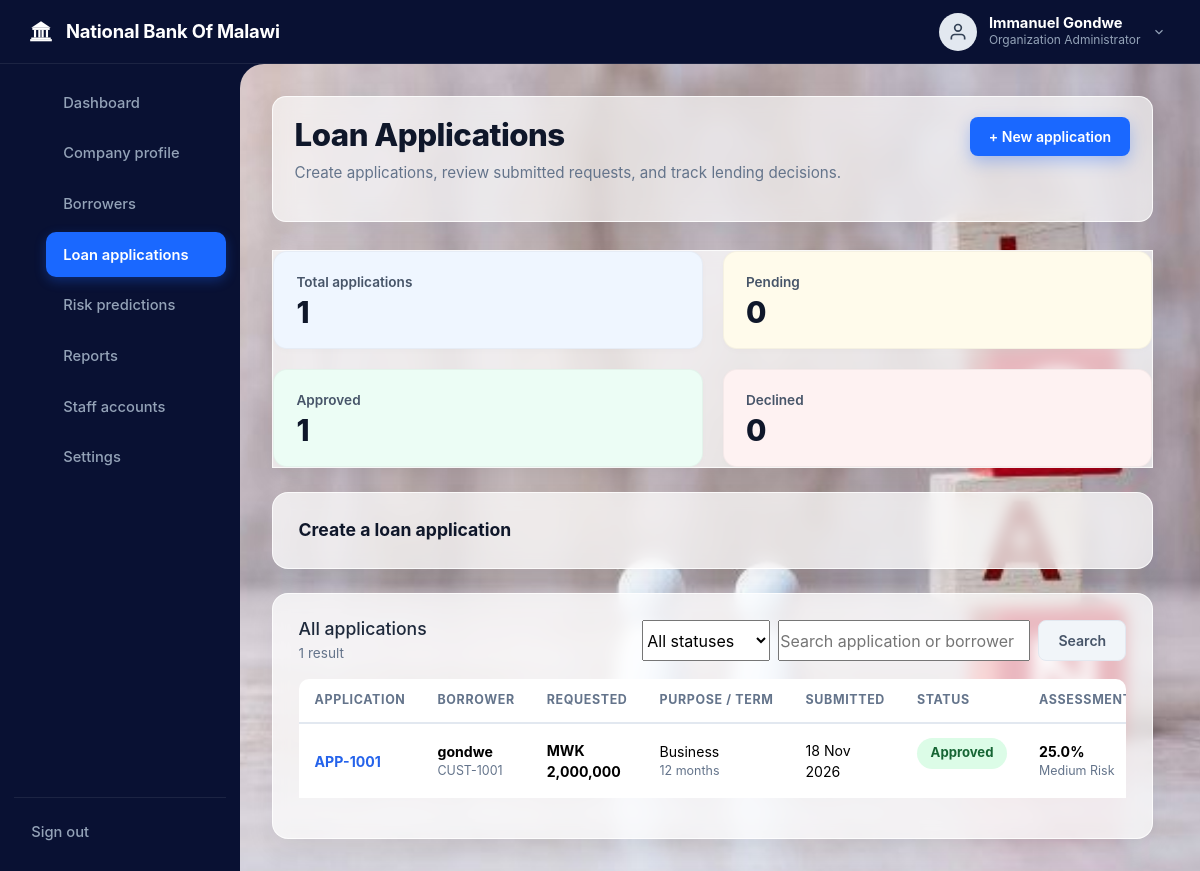
Page /applications (signed in) on the committed database.
### models.py (models this page shows, shortened)
class Organization(db.Model):
    __tablename__ = 'organizations'
    id = db.Column(db.Integer, primary_key=True)
    org_code = db.Column(db.String(30), unique=True, nullable=False) # e.g. ORG-1001
    name = db.Column(db.String(150), nullable=False)
    org_type = db.Column(db.String(80), nullable=False, default='Microfinance Institution') # Bank, MFI, SACCO, Fintech
    email = db.Column(db.String(150), nullable=False)
    phone = db.Column(db.String(50), nullable=False)
    location = db.Column(db.String(100), nullable=True)
    address = db.Column(db.String(255), nullable=True)
    logo_path = db.Column(db.String(255), nullable=True)
    verification_status = db.Column(db.String(30), nullable=False, default='Pending Approval')
    created_at = db.Column(db.DateTime, default=utc_now)
    users = db.relationship('User', backref='organization', lazy=True, cascade='all, delete-orphan')
    applicants = db.relationship('Applicant', backref='organization', lazy=True, cascade='all, delete-orphan')
    applications = db.relationship('LoanApplication', backref='organization', lazy=True, cascade='all, delete-orphan')
    audit_logs = db.relationship('AuditLog', backref='organization', lazy=True, cascade='all, delete-orphan')

class User(UserMixin, db.Model):
    __tablename__ = 'users'
    id = db.Column(db.Integer, primary_key=True)
    organization_id = db.Column(db.Integer, db.ForeignKey('organizations.id'), nullable=True) # Null for Platform Owner
    user_code = db.Column(db.String(20), unique=True, nullable=False) # e.g. USR-001
    name = db.Column(db.String(150), nullable=False)
    email = db.Column(db.String(150), unique=True, nullable=False)
    phone_number = db.Column(db.String(20), nullable=True)
    national_id = db.Column(db.String(30), unique=True, nullable=True)
    password = db.Column(db.String(255), nullable=False)
    role = db.Column(db.String(50), nullable=False, default='Loan Officer') # Platform Owner, Organization Administrator, Loan Officer, Manager, Auditor
    status = db.Column(db.String(20), nullable=False, default='Active') # Active, Inactive, Suspended
    created_at = db.Column(db.DateTime, default=utc_now)
    last_login = db.Column(db.DateTime, nullable=True)
    registered_applicants = db.relationship('Applicant', backref='registered_by_user', lazy=True)
    loan_applications = db.relationship('LoanApplication', backref='created_by_user', lazy=True)
    predictions = db.relationship('RiskPrediction', backref='assessed_by_user', lazy=True)
    decisions = db.relationship('LoanDecision', backref='decided_by_user', lazy=True)
    @property
    def is_platform_owner(self):
        return self.role == 'Platform Owner'
    @property
    def is_org_admin(self):
        return self.role in ['Organization Administrator', 'Administrator', 'Platform Owner']

class LoanApplication(db.Model):
    __tablename__ = 'loan_applications'
    __table_args__ = (
        UniqueConstraint(
            'organization_id',
            'applicant_id',
            name='uq_loan_applications_one_per_borrower'
        ),
    )
    id = db.Column(db.Integer, primary_key=True)
    organization_id = db.Column(db.Integer, db.ForeignKey('organizations.id'), nullable=True) # Tenant scope
    app_id = db.Column(db.String(30), nullable=False) # e.g. APP-1001
    applicant_id = db.Column(db.Integer, db.ForeignKey('applicants.id'), nullable=False)
    loan_amount = db.Column(db.Float, nullable=False) # in MWK
    loan_purpose = db.Column(db.String(100), nullable=False) # Business, Agriculture, Education, Personal, etc.
    loan_term = db.Column(db.Integer, nullable=False) # months (e.g. 12)
    interest_rate = db.Column(db.Float, nullable=False, default=18.0) # % APR
    monthly_income = db.Column(db.Float, nullable=False) # in MWK
    existing_monthly_debt = db.Column(db.Float, nullable=False, default=0.0) # in MWK
    credit_history_status = db.Column(
        db.String(30),
        nullable=False,
        default='Not checked'
    )
    prior_loan_count = db.Column(db.Integer, nullable=True)
    prior_loans_repaid = db.Column(db.Integer, nullable=True)
    late_payments_12m = db.Column(db.Integer, nullable=True)
    max_days_past_due_12m = db.Column(db.Integer, nullable=True)
    previous_default = db.Column(db.Boolean, nullable=True)
    supporting_document_path = db.Column(db.String(255), nullable=True)
    whatsapp_approval_status = db.Column(
        db.String(30),
        nullable=False,
        default='Not sent'
    )
    whatsapp_approval_sent_at = db.Column(db.DateTime, nullable=True)
    whatsapp_approval_error = db.Column(db.String(255), nullable=True)
    whatsapp_approval_template = db.Column(db.String(100), nullable=True)
    status = db.Column(db.String(50), nullable=False, default='Pending') # Pending, Under Review, Assessed, Approved, Declined
    created_at = db.Column(db.DateTime, default=utc_now)
    created_by = db.Column(db.Integer, db.ForeignKey('users.id'), nullable=True)
    predictions = db.relationship('RiskPrediction', backref='loan_application', lazy=True, cascade='all, delete-orphan')
    decision = db.relationship('LoanDecision', backref='loan_application', uselist=False, cascade='all, delete-orphan')
    @property
    def latest_prediction(self):
        if self.predictions:
            return sorted(self.predictions, key=lambda p: p.assessment_date, reverse=True)[0]
        return None

class Applicant(db.Model):
    __tablename__ = 'applicants'
    id = db.Column(db.Integer, primary_key=True)
    organization_id = db.Column(db.Integer, db.ForeignKey('organizations.id'), nullable=True) # Tenant scope
    applicant_id = db.Column(db.String(30), nullable=False) # e.g. CUST-1001 (Unique within org)
    full_name = db.Column(db.String(150), nullable=False)
    phone_number = db.Column(db.String(50), nullable=False)
    email = db.Column(db.String(150), nullable=False)
    age = db.Column(db.Integer, nullable=False)
    gender = db.Column(db.String(30), nullable=True)
    national_id = db.Column(db.String(30), nullable=True)
    employment_status = db.Column(db.String(50), nullable=False) # Employed, Self-Employed, Business Owner, Unemployed, Contract
    monthly_income = db.Column(db.Float, nullable=False) # in MWK
    employment_duration = db.Column(db.Float, nullable=False) # in years
    existing_debt = db.Column(db.Float, nullable=False, default=0.0)
    credit_history = db.Column(db.Text, nullable=True)
    whatsapp_opt_in = db.Column(db.Boolean, nullable=False, default=False)
    residential_area = db.Column(db.String(150), nullable=False)
    supporting_document_path = db.Column(db.String(255), nullable=True)
    registration_date = db.Column(db.DateTime, default=utc_now)
    registered_by = db.Column(db.Integer, db.ForeignKey('users.id'), nullable=True)
    applications = db.relationship('LoanApplication', backref='applicant', lazy=True, cascade='all, delete-orphan')

class RiskPrediction(db.Model):
    __tablename__ = 'risk_predictions'
    id = db.Column(db.Integer, primary_key=True)
    organization_id = db.Column(db.Integer, db.ForeignKey('organizations.id'), nullable=True) # Tenant scope
    application_id = db.Column(db.Integer, db.ForeignKey('loan_applications.id'), nullable=False)
    default_probability = db.Column(db.Float, nullable=False) # in % (e.g. 25.0)
    risk_category = db.Column(db.String(50), nullable=False) # Low Risk, Medium Risk, High Risk
    model_version = db.Column(db.String(100), nullable=False, default='Random Forest & XGBoost Ensemble v2.1')
    explanation_json = db.Column(db.Text, nullable=True) # JSON list of SHAP-like factors
    assessed_by = db.Column(db.Integer, db.ForeignKey('users.id'), nullable=True)
    assessment_date = db.Column(db.DateTime, default=utc_now)

### main.py (the view)
@main.route('/applications', methods=['GET'])
@login_required
def loan_applications():
    org_id = current_user.organization_id
    search = request.args.get('search', '').strip().lower()
    status_filter = request.args.get('status', '').strip()
    q = LoanApplication.query.filter_by(organization_id=org_id).join(Applicant)
    if search:
        q = q.filter(
            (LoanApplication.app_id.ilike(f'%{search}%')) |
            (Applicant.full_name.ilike(f'%{search}%'))
        )
    if status_filter:
        q = q.filter(LoanApplication.status == status_filter)
    applications = q.order_by(LoanApplication.created_at.desc()).all()
    applicants = Applicant.query.filter_by(organization_id=org_id).order_by(Applicant.full_name.asc()).all()
    borrowers_with_applications = {
        applicant_id
        for (applicant_id,) in db.session.query(
            LoanApplication.applicant_id
        ).filter(LoanApplication.organization_id == org_id).distinct().all()
    }
    last = LoanApplication.query.filter_by(organization_id=org_id).order_by(LoanApplication.id.desc()).first()
    next_app_id = f"APP-{1000 + (last.id + 1 if last else 1)}"
    all_org_applications = LoanApplication.query.filter_by(organization_id=org_id).all()
    application_counts = {
        'total': len(all_org_applications),
        'pending': sum(app.status == 'Pending' for app in all_org_applications),
        'under_review': sum(app.status == 'Under Review' for app in all_org_applications),
        'assessed': sum(app.status == 'Assessed' for app in all_org_applications),
        'approved': sum(app.status == 'Approved' for app in all_org_applications),
        'declined': sum(app.status == 'Declined' for app in all_org_applications),
    }
    return render_template(
        'loan_applications.html',
        applications=applications,
        applicants=applicants,
        borrowers_with_applications=borrowers_with_applications,
        next_app_id=next_app_id,
        search=search,
        status_filter=status_filter,
        application_counts=application_counts,
        active_page='applications'
    )

### templates/loan_applications.html (shortened to what this page needs)
{% extends "base.html" %}
{% block content %}
<div class="dashboard-viewport">
  {% include 'header.html' %}
  <div class="dashboard-body-container">
    {% include 'sidebar.html' %}
    <main class="dashboard-main-content">
      <div class="workspace-header-row">
        <div>
          <h1 class="welcome-heading">Loan Applications</h1>
          <p class="welcome-subtext">Create applications, review submitted requests, and track lending decisions.</p>
        </div>
        <button class="btn btn-hero-primary" type="button" onclick="document.getElementById('newApplicationCard').scrollIntoView({behavior:'smooth'}); document.getElementById('newApplicationCard').open=true;">
          + New application
        </button>
      </div>
      <section class="metrics-row-grid" aria-label="Application summary" style="margin-bottom:1.5rem;">
        <div class="stat-metric-card card-blue"><div><div class="stat-title">Total applications</div><div class="stat-value">{{ application_counts.total }}</div></div></div>
        <div class="stat-metric-card card-orange"><div><div class="stat-title">Pending</div><div class="stat-value">{{ application_counts.pending }}</div></div></div>
        <div class="stat-metric-card card-green"><div><div class="stat-title">Approved</div><div class="stat-value">{{ application_counts.approved }}</div></div></div>
        <div class="stat-metric-card card-red"><div><div class="stat-title">Declined</div><div class="stat-value">{{ application_counts.declined }}</div></div></div>
      </section>
      <details id="newApplicationCard" class="chart-card-box" style="margin-bottom:1.5rem;">
        <summary class="chart-box-header" style="cursor:pointer;margin:0;">
          Create a loan application
        </summary>
      </details>
      <section class="chart-card-box">
        <div style="display:flex;justify-content:space-between;align-items:center;margin-bottom:1rem;flex-wrap:wrap;gap:.75rem;">
          <div>
            <h2 style="font-size:1.1rem;margin:0;">All applications</h2>
            <p style="margin:.25rem 0 0;color:#64748b;font-size:.85rem;">{{ applications|length }} result{% if applications|length != 1 %}s{% endif %}</p>
          </div>
          <form method="GET" action="{{ url_for('main.loan_applications') }}" style="display:flex;gap:.5rem;flex-wrap:wrap;">
            <select name="status" aria-label="Application status">
              <option value="">All statuses</option>
            </select>
            <input type="text" name="search" value="{{ search or '' }}" placeholder="Search application or borrower">
            <button type="submit" class="btn btn-secondary">Search</button>
          </form>
        </div>
        <div class="table-responsive">
          <table class="table">
            <thead>
              <tr>
                <th>Application</th>
                <th>Borrower</th>
                <th>Requested</th>
                <th>Purpose / term</th>
                <th>Submitted</th>
                <th>Status</th>
                <th>Assessment</th>
              </tr>
            </thead>
            <tbody>
              {% for application in applications %}
              {% set prediction = application.latest_prediction %}
              <tr>
                <td><strong style="color:#2563eb;">{{ application.app_id }}</strong></td>
                <td>
                  <strong>{{ application.applicant.full_name if application.applicant else 'Unknown borrower' }}</strong>
                  <div style="font-size:.78rem;color:#64748b;">{{ application.applicant.applicant_id if application.applicant else '' }}</div>
                </td>
                <td><strong>MWK {{ '{:,.0f}'.format(application.loan_amount) }}</strong></td>
                <td>{{ application.loan_purpose }}<div style="font-size:.78rem;color:#64748b;">{{ application.loan_term }} months</div></td>
                <td>{{ application.created_at.strftime('%d %b %Y') }}</td>
                <td>
                  <span class="res-tier-pill" style="{% if application.status == 'Approved' %}background:#dcfce7;color:#166534;{% elif application.status == 'Declined' %}background:#fee2e2;color:#991b1b;{% elif application.status == 'Under Review' %}background:#fef3c7;color:#92400e;{% else %}background:#dbeafe;color:#1d4ed8;{% endif %}">
                    {{ application.status }}
                  </span>
                </td>
                <td>
                  {% if prediction %}
                  <strong>{{ prediction.default_probability }}%</strong>
                  <div style="font-size:.78rem;color:#64748b;">{{ prediction.risk_category }}</div>
                  {% else %}
                  <span style="color:#94a3b8;">Not assessed</span>
                  {% endif %}
                </td>
              </tr>
              {% else %}
              <tr>
                <td colspan="8" style="text-align:center;padding:2.25rem;color:#64748b;">No loan applications match the selected filters.</td>
              </tr>
              {% endfor %}
            </tbody>
          </table>
        </div>
      </section>
    </main>
  </div>
</div>
{% endblock %}

### templates/header.html (shortened to what this page needs)
<header class="dashboard-topbar">
  <div class="topbar-brand">
    <a href="{{ url_for('main.platform_admin' if current_user.is_platform_owner else 'main.profile') }}" style="display: flex; align-items: center; gap: 0.75rem; color: #ffffff;">
      <span>{{ current_user.organization.name if current_user.organization else 'Platform Operations' }}</span>
    </a>
  </div>
  <div class="topbar-right">
    <a href="{{ url_for('main.view_profile') }}" class="user-profile-menu" aria-label="View profile for {{ current_user.name }}" title="View profile">
      <div class="user-avatar-circle">
        <svg width="20" height="20" viewBox="0 0 24 24" fill="none" stroke="currentColor" stroke-width="2"><path d="M20 21v-2a4 4 0 0 0-4-4H8a4 4 0 0 0-4 4v2"></path><circle cx="12" cy="7" r="4"></circle></svg>
      </div>
      <div class="user-text-info">
        <div class="user-name-title">{{ current_user.name }}</div>
        <div class="user-role-subtitle">{{ current_user.role }}</div>
      </div>
      <svg width="14" height="14" viewBox="0 0 24 24" fill="none" stroke="#94a3b8" stroke-width="2"><polyline points="6 9 12 15 18 9"></polyline></svg>
    </a>
  </div>
</header>

### rows in the picture
Organization: organization "National Bank Of Malawi"
User: name "Immanuel Gondwe", role "Organization Administrator"
LoanApplication: app_id "APP-1001", applicant "gondwe", applicant "CUST-1001", loan_amount "2,000,000", loan_purpose "Business", loan_term "12", created_at "18 Nov 2026", status "Approved"
RiskPrediction: default_probability "25.0", risk_category "Medium Risk"

### other values in the picture
{{ application_counts.total }} "1"
{{ application_counts.pending }} "0"
{{ application_counts.approved }} "1"
{{ application_counts.declined }} "0"
{{ applications|length }} "1"
